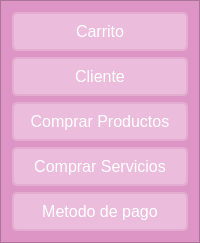
           <widget class="QFrame" name="Opciones">
            <property name="styleSheet">
             <string notr="true">QFrame{
background-color: #dc95c4;
}

QPushButton {
    border: 2px solid #e4acd0;
    border-radius: 5px;
    padding: 8px 16px;
   background-color: rgb(235, 188, 220); /* Fondo */
    color: #ffffff; /* Color del texto */
    font-family: Arial, sans-serif;
    font-size: 16px;
}

QPushButton:hover {
    background-color: #dc84bc; /* Fondo al pasar el cursor */
}

QPushButton:pressed {
    background-color: #d484b4; /* Fondo al presionar */
}
QLabel {
	background-color:  rgb(235, 188, 220);
    font: 87 14pt &quot;Arial Black&quot;; /* Fuente Arial Black, peso 87 */
    color: rgb(220, 132, 188); /* Color de texto rgb(220, 132, 188) */
}</string>
            </property>
            <property name="frameShape">
             <enum>QFrame::StyledPanel</enum>
            </property>
            <property name="frameShadow">
             <enum>QFrame::Raised</enum>
            </property>
            <layout class="QVBoxLayout" name="verticalLayout_3">
             <item>
              <widget class="QPushButton" name="BotonCarrito">
               <property name="maximumSize">
                <size>
                 <width>200</width>
                 <height>100</height>
                </size>
               </property>
               <property name="text">
                <string>Carrito</string>
               </property>
               <property name="icon">
                <iconset>
                 <normaloff>../recursos/images/cart.png</normaloff>../recursos/images/cart.png</iconset>
               </property>
               <property name="iconSize">
                <size>
                 <width>20</width>
                 <height>20</height>
                </size>
               </property>
              </widget>
             </item>
             <item>
              <widget class="QPushButton" name="BotonCliente">
               <property name="maximumSize">
                <size>
                 <width>200</width>
                 <height>100</height>
                </size>
               </property>
               <property name="text">
                <string>Cliente</string>
               </property>
               <property name="icon">
                <iconset>
                 <normaloff>../recursos/images/account.png</normaloff>../recursos/images/account.png</iconset>
               </property>
               <property name="iconSize">
                <size>
                 <width>20</width>
                 <height>20</height>
                </size>
               </property>
              </widget>
             </item>
             <item>
              <widget class="QPushButton" name="BotonProductos">
               <property name="maximumSize">
                <size>
                 <width>200</width>
                 <height>100</height>
                </size>
               </property>
               <property name="text">
                <string>Comprar Productos</string>
               </property>
               <property name="icon">
                <iconset>
                 <normaloff>../recursos/images/store.png</normaloff>../recursos/images/store.png</iconset>
               </property>
               <property name="iconSize">
                <size>
                 <width>20</width>
                 <height>20</height>
                </size>
               </property>
              </widget>
             </item>
             <item>
              <widget class="QPushButton" name="BotonServicios">
               <property name="maximumSize">
                <size>
                 <width>200</width>
                 <height>100</height>
                </size>
               </property>
               <property name="text">
                <string>Comprar Servicios</string>
               </property>
               <property name="icon">
                <iconset>
                 <normaloff>../recursos/images/invoice-plus.png</normaloff>../recursos/images/invoice-plus.png</iconset>
               </property>
               <property name="iconSize">
                <size>
                 <width>20</width>
                 <height>20</height>
                </size>
               </property>
              </widget>
             </item>
             <item>
              <widget class="QPushButton" name="BotonPago">
               <property name="maximumSize">
                <size>
                 <width>200</width>
                 <height>100</height>
                </size>
               </property>
               <property name="text">
                <string>Metodo de pago</string>
               </property>
               <property name="icon">
                <iconset>
                 <normaloff>../recursos/images/cash-register.png</normaloff>../recursos/images/cash-register.png</iconset>
               </property>
               <property name="iconSize">
                <size>
                 <width>20</width>
                 <height>20</height>
                </size>
               </property>
              </widget>
             </item>
            </layout>
           </widget>
